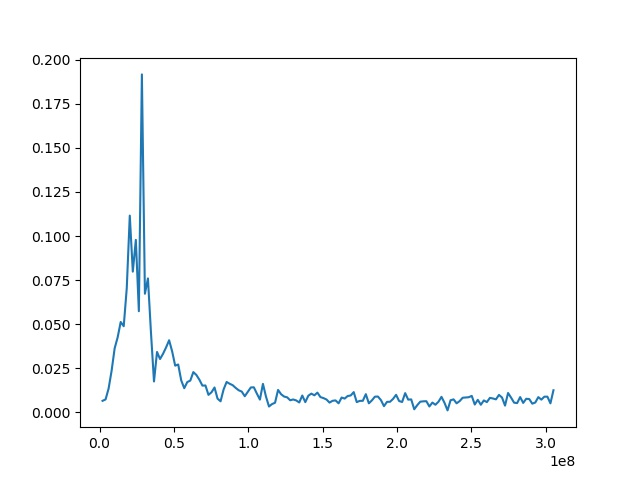

Generate this figure with Python:
import os

import scipy.io as sio
import matplotlib.pyplot as plt
import numpy.fft as fft


def main():
    path = '//nas.ads.mwn.de/TUZE/wsi/e24/ReinhardLab/data_setup_nv1/190218_d06_longterm_phase_oscillation'
    index = 122
    file = 'pulsed.{}.mat'.format(index)
    taus, zs = load_data(file, path)

    plot_pulsed(taus, zs, index)

    fft_zs = fft.rfft(zs)
    fft_taus = fft.rfftfreq(n=len(taus), d=(taus[-1] - taus[-2]) * 1e-9)

    plt.close('all')
    maxi = None
    plt.plot(fft_taus[1:maxi], abs(fft_zs[1:maxi]))
    plt.savefig('fft_pulsed_{}.jpg'.format(index))


def plot_pulsed(taus, zs, index):
    plt.close('all')
    plt.plot(taus, zs)
    plt.savefig('pulsed_{}.jpg'.format(index), dpi=300)


def load_data(file, path):
    data = sio.loadmat(os.path.join(path, file))
    taus = data['taus'][0]
    zs = data['zs'][0]
    return taus, zs


if __name__ == '__main__':
    main()
